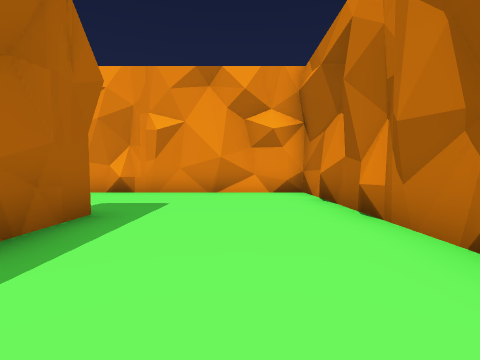
View 1 (above)

24 first-person views from a walk through a Unity game level. The camera is 1.3 m above the floor, tilts 2° down and sees 80° across. The floor is counted in squares, 2 m on a side. Each view is taken from the middle of a square. On the plan, view 1 faces up. The plan holds only what a view shows up to about 9 squares ahead; the rest is blank. The place goes on beyond the plan. The player is left out.

View 2
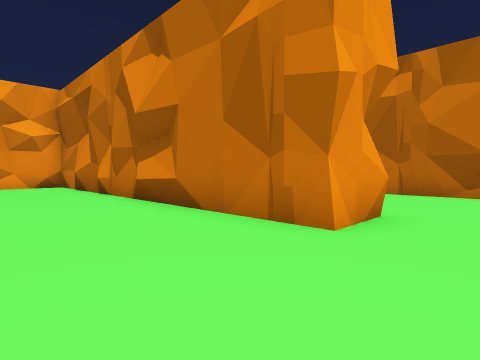

View 3
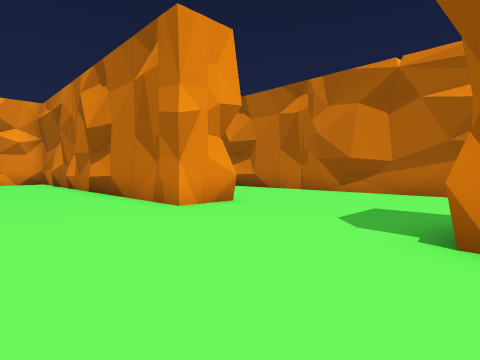

View 4
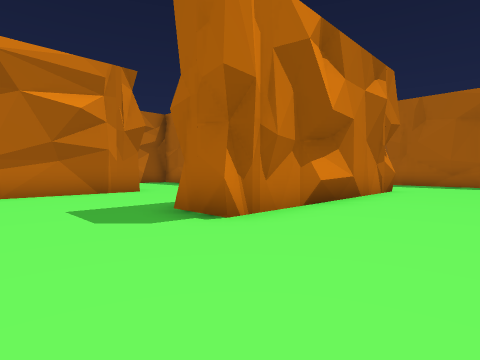

View 5
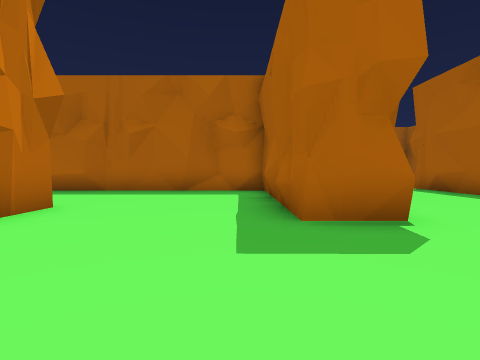

View 6
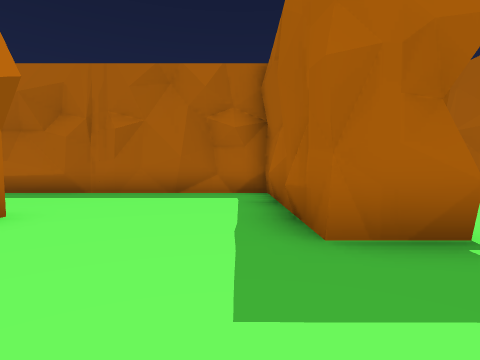

View 7
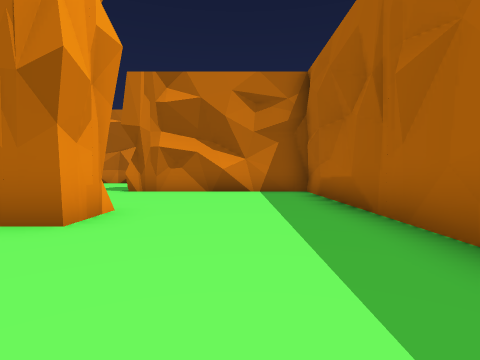

View 8
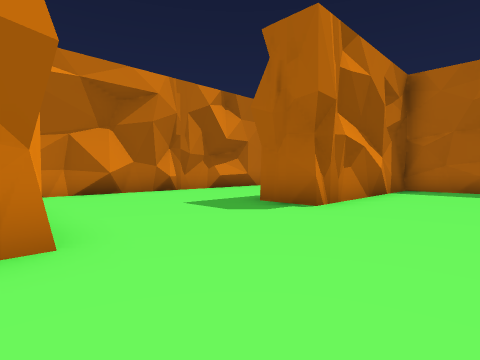

View 9
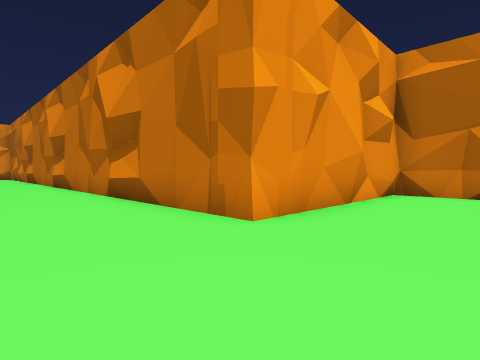

View 10
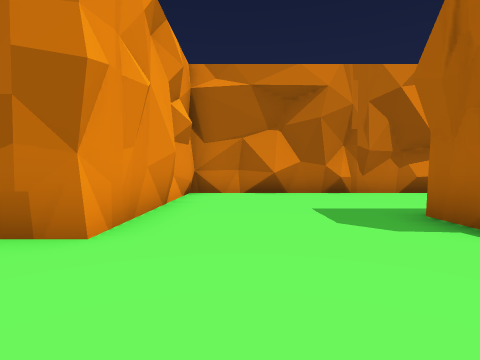

View 11
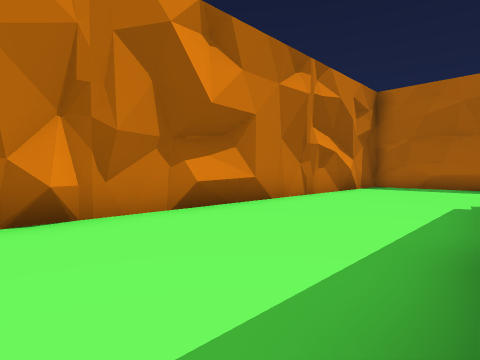

View 12
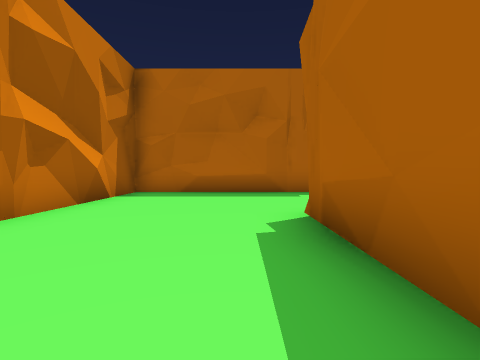

View 13
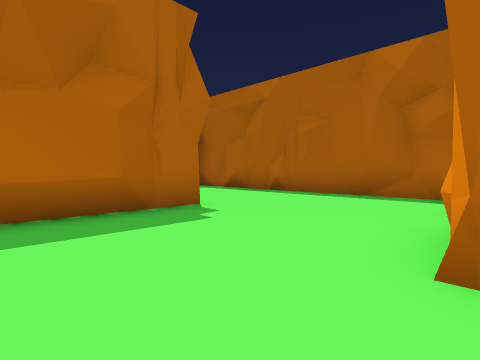

View 14
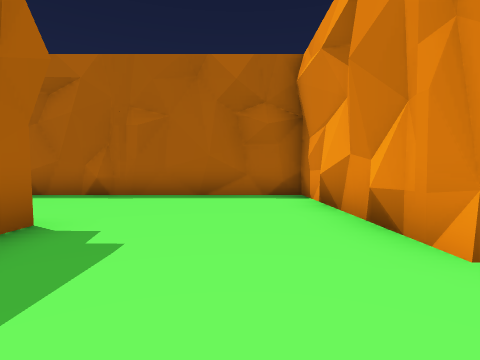

View 15
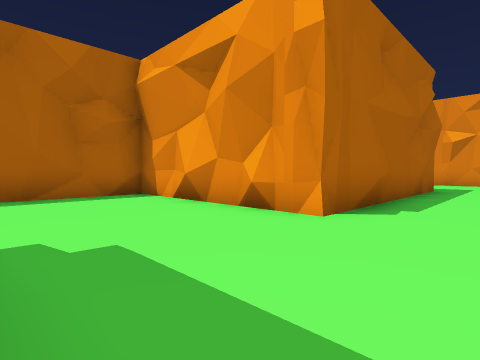

View 16
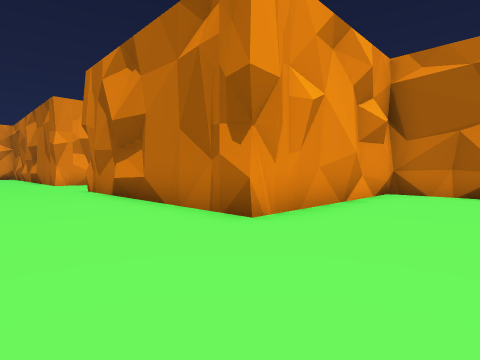

View 17
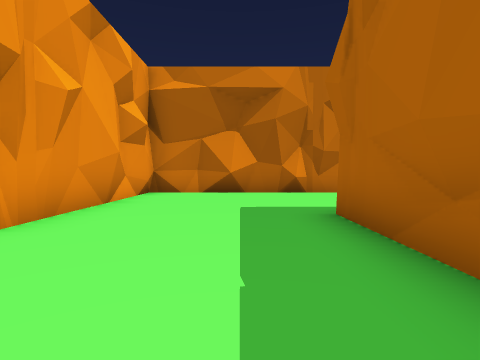

View 18
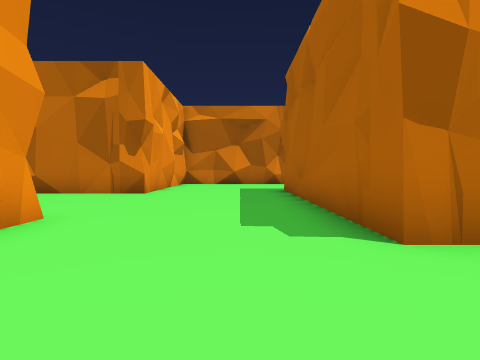

View 19
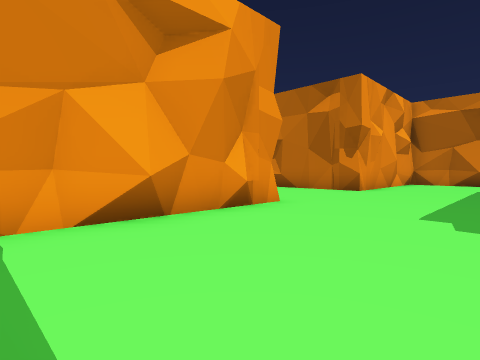

View 20
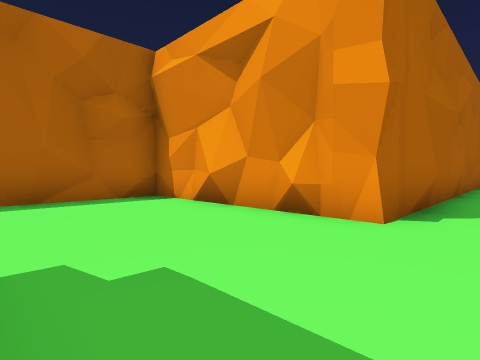

View 21
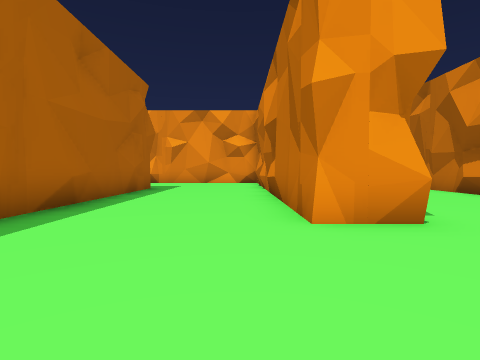

View 22
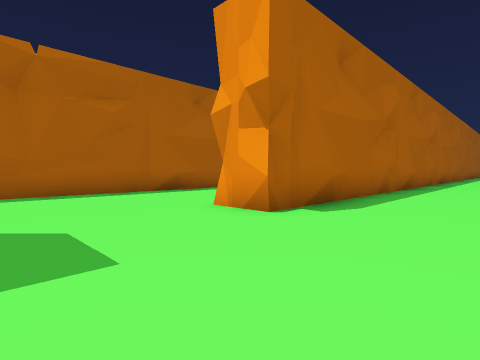

View 23
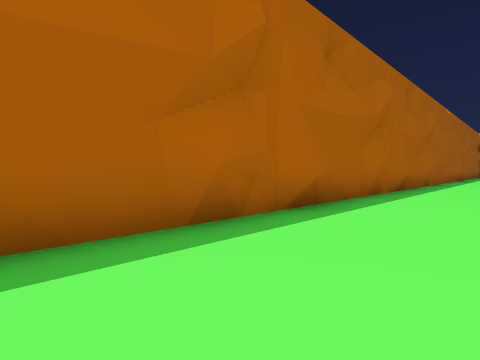

View 24
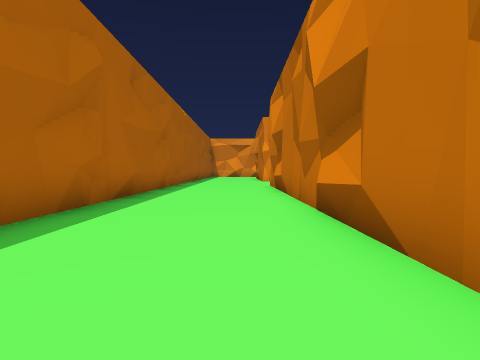

### Floor plan
Key: @ floor where view 1 was taken; # wall or solid block; . floor.
Columns run from 7 left of view 1 to 18 right of it. Each row starts with its distance up from view 1.
 12           #...#
 11           #...##
 10           #....#
  9           #....#
  8    ########....#
  7    ......##...##
  6     .....##...##  ..
  5     .....##....#  ..#
  4      #...##....#  ..#
  3      #...##....#  ..#
  2      #...##...##  ..#
  1      #...##...#   ..#
  0      #.@.##...   ...#
 -1      #...##... # ...#
 -2      #...##....# ...######
 -3      #........## ........#
 -4      #........## ........#
 -5      #.........# ........#
 -6      #.........# ........#
 -7      #...##....# ...##...#
 -8      #...##.........##...#
 -9      #...##.........##...#
-10      #...##.........##...#
-11      #...##.........##...#
-12      #...#############...#
-13 ######...#############...#
-14 ..............###........#
-15 ..............##.........#
-16 ..............##.........#
-17 ..............##.........#
-18    .#######...###...######

Positions as (right, up) in squares from view 1, and headings:
1: (0, 0), facing up
2: (-1, -4), facing up-right
3: (-1, -7), facing up-right
4: (-1, -4), facing down-right
5: (4, -3), facing down
6: (4, -4), facing down
7: (4, -10), facing right
8: (10, -2), facing down-right
9: (10, -5), facing up-right
10: (10, -4), facing right
11: (14, -6), facing down-right
12: (15, -9), facing down
13: (16, -13), facing down-left
14: (16, -15), facing left
15: (16, -17), facing up-left
16: (-1, -16), facing up-right
17: (-1, -16), facing right
18: (-6, -16), facing right
19: (-7, -17), facing up-right
20: (-1, -17), facing up-left
21: (1, -6), facing up
22: (6, -6), facing up-left
23: (6, 0), facing up-left
24: (6, 3), facing up
